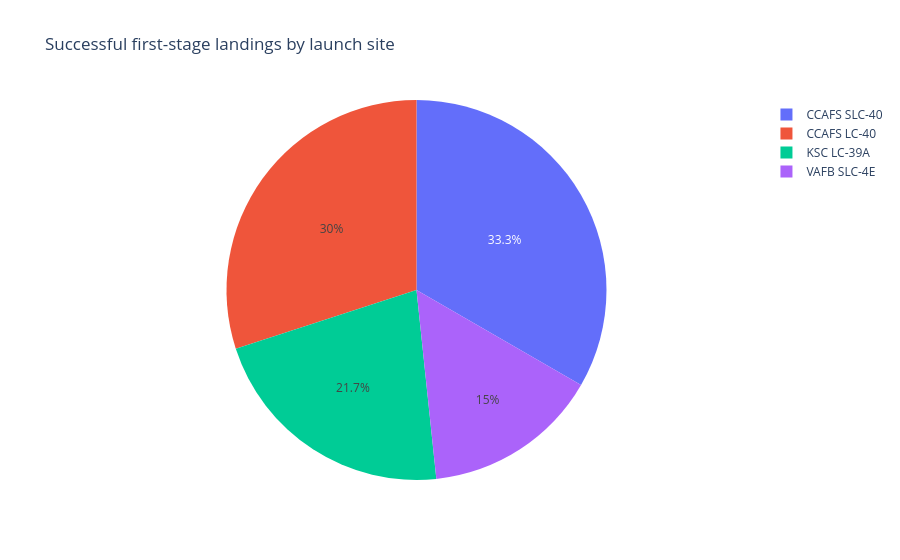

Notebook source saved alongside this figure:
### Markdown cell above
### Component 1 — pie chart: successful launches by site

### Code cell
success_by_site = (df[df["Class"] == 1]
                   .groupby("LaunchSite").size().reset_index(name="successes"))
fig_pie = px.pie(success_by_site, values="successes", names="LaunchSite",
                 title="Successful first-stage landings by launch site")
fig_pie

### Figure 1 — Plotly figure (JSON) as saved in the notebook; plotly's stock layout.template omitted (floating-point values rounded to 4 significant figures)
{"data": [{"domain": {"x": [0.0, 1.0], "y": [0.0, 1.0]}, "hovertemplate": "LaunchSite=%{label}<br>successes=%{value}<extra></extra>", "labels": ["CCAFS LC-40", "CCAFS SLC-40", "KSC LC-39A", "VAFB SLC-4E"], "legendgroup": "", "name": "", "showlegend": true, "type": "pie", "values": [18, 20, 13, 9]}], "layout": {"legend": {"tracegroupgap": 0}, "title": {"text": "Successful first-stage landings by launch site"}}}
